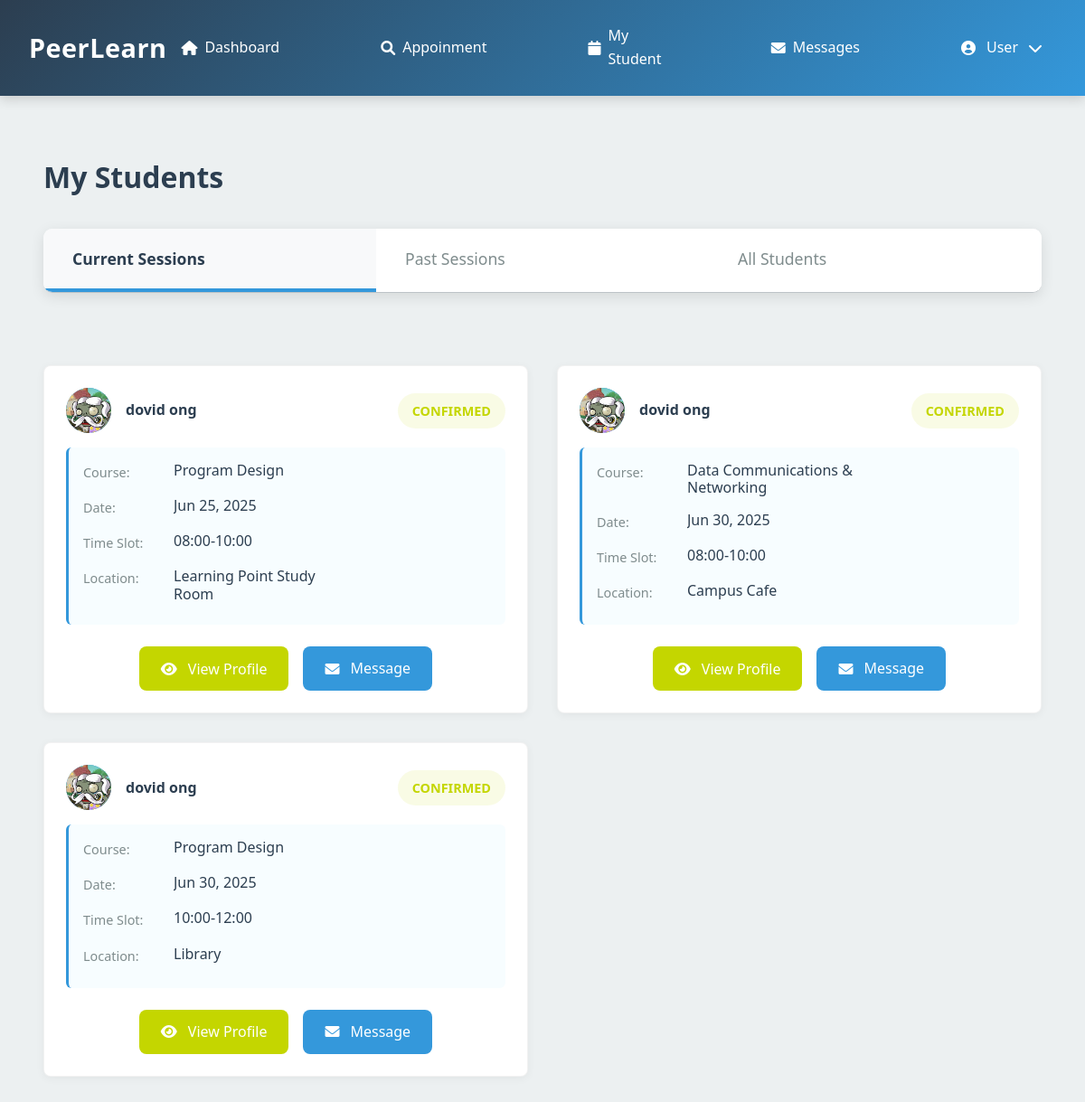
Screenshot of /tutor_students.php (signed in) with the database file from the repository.
### tables this page shows
CREATE TABLE `session` (
  `session_id` int(11) NOT NULL,
  `tutor_id` int(11) NOT NULL,
  `student_id` int(11) NOT NULL,
  `course_id` int(11) NOT NULL,
  `location_id` int(11) DEFAULT NULL,
  `status` enum('pending','confirmed','rejected','completed','cancelled') NOT NULL DEFAULT 'pending',
  `start_datetime` datetime NOT NULL,
  `end_datetime` datetime NOT NULL,
  `cancellation_deadline` datetime GENERATED ALWAYS AS (`start_datetime` - interval 24 hour) STORED,
  `cancellation_reason` text DEFAULT NULL,
  `cancelled_by` int(11) DEFAULT NULL,
  `created_at` timestamp NOT NULL DEFAULT current_timestamp(),
  `email_sent` tinyint(1) DEFAULT 0
);

CREATE TABLE `user` (
  `user_id` int(11) NOT NULL,
  `username` varchar(50) NOT NULL,
  `password` varchar(255) DEFAULT NULL,
  `email` varchar(100) NOT NULL,
  `role` enum('student','tutor','admin') NOT NULL,
  `first_name` varchar(50) NOT NULL,
  `last_name` varchar(50) NOT NULL,
  `phone` varchar(20) DEFAULT NULL,
  `profile_image` varchar(255) DEFAULT NULL,
  `is_active` tinyint(1) DEFAULT 1,
  `created_at` timestamp NOT NULL DEFAULT current_timestamp(),
  `last_login` datetime DEFAULT NULL,
  `reset_token_hash` varchar(64) DEFAULT NULL,
  `reset_token_expires_at` datetime DEFAULT NULL
);

CREATE TABLE `course` (
  `id` int(11) NOT NULL,
  `course_name` varchar(100) NOT NULL,
  `details` text DEFAULT NULL,
  `status` enum('active','inactive') DEFAULT 'active',
  `created_at` timestamp NOT NULL DEFAULT current_timestamp(),
  `updated_at` timestamp NOT NULL DEFAULT current_timestamp() ON UPDATE current_timestamp()
);

CREATE TABLE `location` (
  `location_id` int(11) NOT NULL,
  `location_name` varchar(100) NOT NULL
);

### tutor_students.php (the view, shortened to what this page needs)
<?php
require_once "db_connection.php";
$user_id = $_SESSION['user_id'];
$current_datetime = date('Y-m-d H:i:00');
$stmt = $conn->prepare("
    SELECT s.session_id, s.start_datetime, s.end_datetime, s.status, s.cancellation_reason,
           u.user_id, u.first_name, u.last_name, u.email, u.phone, u.profile_image,
           c.course_name, l.location_name,
           r.rating, r.comment,
           CONCAT(DATE_FORMAT(s.start_datetime, '%H:%i'), '-', DATE_FORMAT(s.end_datetime, '%H:%i')) as time_slot
    FROM session s
    JOIN user u ON s.student_id = u.user_id
    JOIN course c ON s.course_id = c.id
    LEFT JOIN location l ON s.location_id = l.location_id
    LEFT JOIN review r ON s.session_id = r.session_id AND r.tutor_id = s.tutor_id
    WHERE s.tutor_id = ? AND s.status = 'confirmed'
    AND s.start_datetime >= ?  -- 只显示当前时间之后的会话
    ORDER BY s.start_datetime ASC
");
if (!$stmt) {
    handle_db_error($conn, "Error preparing current sessions query");
} else {
    $stmt->bind_param("is", $user_id, $current_datetime);
    $stmt->execute();
    $result = $stmt->get_result();
    while ($row = $result->fetch_assoc()) {
        $row['profile_image'] = $row['profile_image'] ?: 'assets/default-avatar.png';
        $current_sessions[] = $row;
    }
}
$student_details = [];
$stmt = $conn->prepare("
    SELECT
        u.user_id, u.first_name, u.last_name, u.email, u.phone, u.profile_image, u.created_at
    FROM user u
    WHERE u.user_id IN (
        SELECT DISTINCT student_id FROM session WHERE tutor_id = ?
    )
");
if (!$stmt) {
    error_log("Error preparing student details query: " . $conn->error);
    $_SESSION['error'] = "Error preparing student details query: " . $conn->error;
} else {
    $stmt->bind_param("i", $user_id);
    $stmt->execute();
    $result = $stmt->get_result();
    while ($row = $result->fetch_assoc()) {
        $row['profile_image'] = $row['profile_image'] ?: 'assets/default-avatar.png';
        $student_details[$row['user_id']] = $row;
    }
}
function renderSessionCard($session, $student_details) {
    $statusClass = $session['status'] == 'cancelled' ? 'status-cancelled' :
                   ($session['status'] == 'completed' ? 'status-completed' : 'status-confirmed');
    ?>
    <div class="request-card">
        <div class="request-header">
            <div class="student-avatar" data-id="<?php echo htmlspecialchars($session['user_id'] ?? ''); ?>">
                <img src="<?php echo htmlspecialchars($session['profile_image']); ?>" alt="Student" class="profile-image"
                     onerror="this.src='assets/default-avatar.png'; this.onerror=null;">
            </div>
            <div class="request-info">
                <div class="student-name"><?php echo htmlspecialchars(($session['first_name'] ?? '') . ' ' . ($session['last_name'] ?? '')); ?></div>
            </div>
            <span class="status-badge <?php echo $statusClass; ?>">
                <?php echo ucfirst($session['status'] ?? 'Unknown'); ?>
            </span>
        </div>
        <div class="request-details">
            <div class="detail-item">
                <div class="detail-label">Course:</div>
                <div class="detail-value"><?php echo htmlspecialchars($session['course_name'] ?? 'Unknown Course'); ?></div>
            </div>
            <div class="detail-item">
                <div class="detail-label">Date:</div>
                <div class="detail-value">
                    <?php echo !empty($session['start_datetime'])
                        ? date('M d, Y', strtotime($session['start_datetime']))
                        : 'Not specified'; ?>
                </div>
            </div>
            <div class="detail-item">
                <div class="detail-label">Time Slot:</div>
                <div class="detail-value">
                    <?php echo htmlspecialchars($session['time_slot'] ??
                        (date('H:i', strtotime($session['start_datetime'])) . '-' . date('H:i', strtotime($session['end_datetime'])))) ?: 'Not specified'; ?>
                </div>
            </div>
            <div class="detail-item">
                <div class="detail-label">Location:</div>
                <div class="detail-value"><?php echo htmlspecialchars($session['location_name'] ?? 'Not specified'); ?></div>
            </div>
        </div>
        <div class="request-actions">
            <button class="btn btn-profile view-student"
                    data-id="<?php echo htmlspecialchars($session['user_id'] ?? ''); ?>"
                    data-name="<?php echo htmlspecialchars(($session['first_name'] ?? '') . ' ' . ($session['last_name'] ?? '')); ?>"
                    data-email="<?php echo htmlspecialchars($student_details[$session['user_id']]['email'] ?? ''); ?>"
                    data-phone="<?php echo htmlspecialchars($student_details[$session['user_id']]['phone'] ?? ''); ?>"
                    data-image="<?php echo htmlspecialchars($session['profile_image'] ?? ''); ?>">
                <i class="fas fa-eye"></i> View Profile
            </button>
            <a href="messages.php?student_id=<?php echo htmlspecialchars($session['user_id'] ?? ''); ?>" class="btn btn-message"><i class="fas fa-envelope"></i> Message</a>
        </div>
    </div>
    <?php
}
?>
<!DOCTYPE html>
<html lang="en">
<head>
    <link rel="stylesheet" href="https://cdnjs.cloudflare.com/ajax/libs/font-awesome/6.4.0/css/all.min.css">
</head>
<body>
    <?php include 'header/tut_head.php'; ?>
    <main>
        <h1 class="page-title">My Students</h1>
        <div class="tabs">
            <div class="tab active" data-tab="current-sessions">Current Sessions</div>
            <div class="tab" data-tab="past-sessions">Past Sessions</div>
            <div class="tab" data-tab="all-students">All Students</div>
        </div>
        <div class="tab-content active" id="current-sessions">
            <?php if (count($current_sessions) > 0): ?>
                <div class="session-list">
                    <?php foreach ($current_sessions as $session): ?>
                        <?php renderSessionCard($session, $student_details); ?>
                    <?php endforeach; ?>
                </div>
            <?php endif; ?>
        </div>
    </main>
</body>
</html>

### tutor_students.php (style rules this page uses)
:root { --primary: #2B3990; --secondary: #00AEEF; --accent: #C4D600; --gray: #e0e0e0; --light-gray: #f5f5f5; --dark-gray: #777; }
* { box-sizing: border-box; margin: 0; padding: 0; font-family: 'Segoe UI', Tahoma, Geneva, Verdana, sans-serif; }
body { background-color: var(--light-gray); color: #333; line-height: 1.6; }
main { max-width: 1200px; margin: 4rem auto; padding: 0 3rem; }
.page-title { margin-bottom: 2rem; color: var(--primary); font-weight: 600; }
.tabs { display: flex; border-bottom: 1px solid var(--gray); margin-bottom: 2.5rem; }
.tab { padding: 0.75rem 1.5rem; cursor: pointer; font-weight: 500; border-bottom: 3px solid transparent; color: var(--dark-gray); }
.tab.active { border-bottom-color: var(--accent); color: var(--primary); font-weight: 600; }
.tab-content { display: none; }
.tab-content.active { display: block; }
.session-list { display: grid; grid-template-columns: repeat(auto-fill, minmax(350px, 1fr)); gap: 2rem; padding: 2.5rem 0; }
.request-card { background-color: white; border-radius: 8px; box-shadow: 0 2px 10px rgba(0, 0, 0, 0.05); padding: 1.5rem; border: 1px solid rgba(0, 0, 0, 0.05); display: flex; flex-direction: column; height: 100%; min-height: 350px; }
.request-header { display: flex; align-items: center; gap: 1rem; margin-bottom: 1rem; flex-shrink: 0; }
.student-avatar { width: 50px; height: 50px; border-radius: 50%; background-color: var(--secondary); display: flex; align-items: center; justify-content: center; color: white; font-weight: bold; overflow: hidden; cursor: pointer; }
.profile-image { width: 100%; height: 100%; object-fit: cover; }
.request-info { flex: 1; }
.student-name { font-weight: 600; color: var(--primary); }
.request-details { flex: 1; display: flex; flex-direction: column; gap: 0.5rem; margin-bottom: 1.5rem; background-color: rgba(0, 174, 239, 0.03); padding: 1rem; border-radius: 6px; border-left: 3px solid var(--secondary); overflow: hidden; }
.detail-item { display: flex; margin-bottom: 0.5rem; flex-wrap: wrap; }
.detail-label { width: 100px; color: var(--dark-gray); font-size: 0.9rem; }
.detail-value { flex: 1; font-weight: 500; color: var(--primary); overflow: hidden; text-overflow: ellipsis; white-space: normal; line-height: 1.2; max-width: 200px; }
.request-actions { margin-top: auto; display: flex; gap: 1rem; flex-wrap: wrap; justify-content: center; }
.btn { padding: 0.5rem 1rem; border: none; border-radius: 4px; cursor: pointer; font-weight: 500; display: inline-flex; align-items: center; gap: 0.5rem; text-decoration: none; min-width: 120px; justify-content: center; transition: background-color 0.3s; color: white; }
.btn-profile { background-color: var(--accent); }
.btn-message { background-color: var(--secondary); }
.status-badge { display: inline-block; padding: 0.25rem 0.75rem; border-radius: 20px; font-size: 0.8rem; font-weight: 600; margin-left: auto; }
.status-confirmed { background-color: rgba(196, 214, 0, 0.1); color: var(--accent); }

### header/tut_head.php (style rules this page uses)
:root { --primary: #2c3e50; --secondary: #3498db; --success: #27ae60; --danger: #e74c3c; --warning: #f39c12; --light: #ecf0f1; --dark: #34495e; --gray: #bdc3c7; --light-gray: #f8f9fa; --dark-gray: #7f8c8d; --yellow-hover: #FFD700; }
* { margin: 0; padding: 0; box-sizing: border-box; }
body { font-family: 'Inter', 'Segoe UI', Tahoma, Geneva, Verdana, sans-serif; background-color: var(--light); color: var(--dark); line-height: 1.6; }
.tabs { display: flex; background: white; border-radius: 10px; box-shadow: 0 4px 15px rgba(0, 0, 0, 0.1); margin-bottom: 2.5rem; overflow: hidden; }
.tab { flex: 1; padding: 1.2rem 2rem; background: white; border: none; cursor: pointer; font-size: 1.1rem; font-weight: 500; color: var(--dark-gray); transition: all 0.3s; border-bottom: 4px solid transparent; }
.tab.active { color: var(--primary); border-bottom-color: var(--secondary); background-color: var(--light-gray); }
.tab-content { display: none; }
.tab-content.active { display: block; }
.session-list { display: grid; gap: 2rem; }
.btn { padding: 0.75rem 1.5rem; border: none; border-radius: 8px; cursor: pointer; text-decoration: none; text-align: center; font-size: 1rem; font-weight: 500; transition: all 0.3s; display: inline-flex; align-items: center; justify-content: center; gap: 0.75rem; }
.status-badge { padding: 0.5rem 1rem; border-radius: 20px; font-size: 0.9rem; font-weight: 600; text-transform: uppercase; }

### rows the page displays
session: student.profile_image (picture), student.last_name "dovid ong", status "CONFIRMED", course.course_name "Program Design", start_datetime "Jun 25, 2025", end_datetime "08:00-10:00", location.location_name "Learning Point Study Room"
session: student.profile_image (picture), student.last_name "dovid ong", status "CONFIRMED", course.course_name "Data Communications & Networking", start_datetime "Jun 30, 2025", end_datetime "08:00-10:00", location.location_name "Campus Cafe"
session: student.profile_image (picture), student.last_name "dovid ong", status "CONFIRMED", course.course_name "Program Design", start_datetime "Jun 30, 2025", end_datetime "10:00-12:00", location.location_name "Library"

### other values shown
isset($_SESSION['first_name']) ? $_SESSION['first_name'] : 'User' "User"
